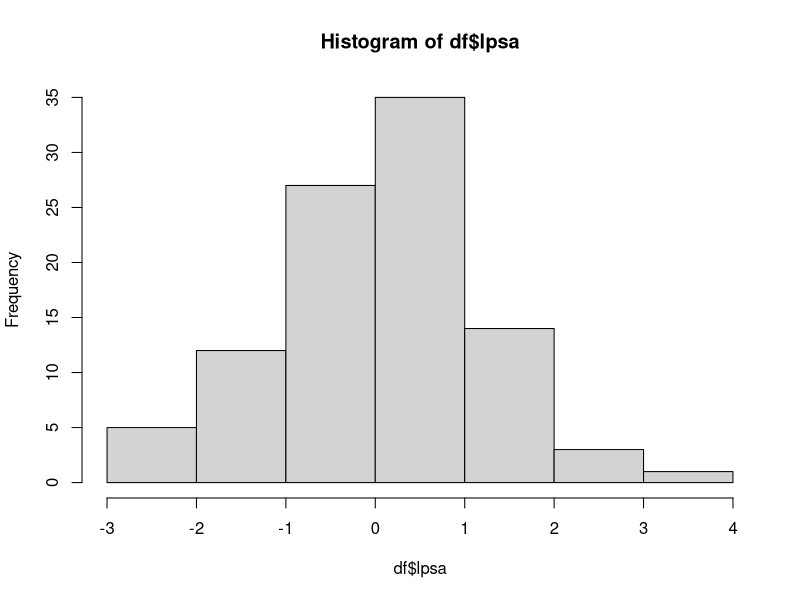

Here is the R script that generated this plot:
## ---- chunk 1
set.seed(42)
## ---- chunk 2
df <- read.csv('./data/prostate.csv')
head(df)
## ---- chunk 3
hist(df$lpsa)
## ---- chunk 4
mean(df$lpsa)
